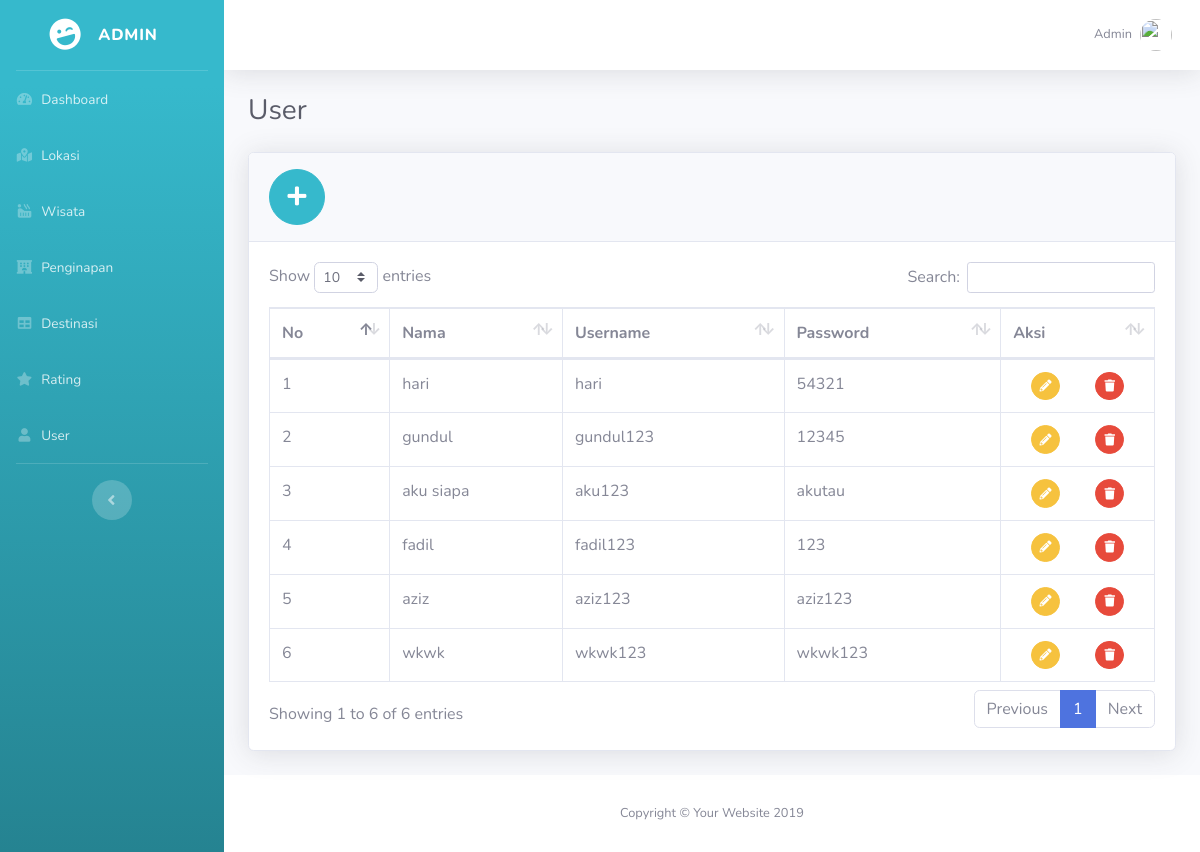
The app's page /index.php/user with its own data.
### tables this page shows
CREATE TABLE `tb_user` (
  `id_user` int(11) NOT NULL,
  `nama` varchar(50) NOT NULL,
  `username` varchar(50) NOT NULL,
  `password` varchar(50) NOT NULL
);

### application/controllers/User.php (called while the page is built, shortened)
<?php if ( ! defined('BASEPATH')) exit('No direct script access allowed');
class User extends CI_Controller{
    function index()
    {
       $data['judul']='User';
	   $data['header']='include/header';
	   $data['menu']='include/menu';
	   $data['content']='content/user/index';
	   $this->db->order_by('id_user', 'DESC');
	   $data['user'] = $this->db->get('tb_user')->result();
	   $this->load->view('include/main', $data);
	}
}

### index.php (called while the page is built, shortened)
<?php
require_once BASEPATH.'core/CodeIgniter.php';

### application/views/content/user/index.php (the view)
<div class="container-fluid">
    <div class="d-sm-flex align-items-center justify-content-between mb-4">
    <h1 class="h3 mb-0 text-gray-800">User</h1>
    </div>
    <div class="card shadow mb-4">
        <div class="card-header py-3">
            <a href="<?=base_url()?>index.php/user/add" class="btn btn-info btn-circle btn-lg">
                <i class="fas fa-plus"></i>
            </a>
        </div>
        <div class="card-body">
            <div class="table-responsive">
            <table class="table table-bordered" id="dataTable" width="100%" cellspacing="0">
                <thead>
                <tr>
                    <th>No</th>
                    <th>Nama</th>
                    <th>Username</th>
                    <th>Password</th>
                    <th>Aksi</th>
                </tr>
                </thead>
                <tbody>
                <?php
                    $no = 1;
                    foreach($user as $row){ ?>
                         <tr>
                            <td><?=$no++?></td>
                            <td><?=$row->nama?></td>
                            <td><?=$row->username?></td>
                            <td><?=$row->password?></td>
                            <td>
                                <div class="d-flex align-items-center justify-content-around ">
                                    <a href="<?=base_url()?>index.php/user/edit/<?=$row->id_user?>" class="btn btn-warning btn-circle btn-sm">
                                        <i class="fas fa-pencil-alt"></i>
                                    </a>
                                    <a href="<?=base_url()?>index.php/user/delete/<?=$row->id_user?>" class="btn btn-danger btn-circle btn-sm">
                                        <i class="fas fa-trash"></i>
                                    </a>
                                </div>
                            </td>
                        </tr>
                    <?php
                    }
                ?>
                </tbody>
            </table>
            </div>
        </div>
    </div>
</div>

### records on screen
tb_user: nama "hari", username "hari", password "54321"
tb_user: nama "gundul", username "gundul123", password "12345"
tb_user: nama "aku siapa", username "aku123", password "akutau"
tb_user: nama "fadil", username "fadil123", password "123"
tb_user: nama "aziz", username "aziz123", password "aziz123"
tb_user: nama "wkwk", username "wkwk123", password "wkwk123"
